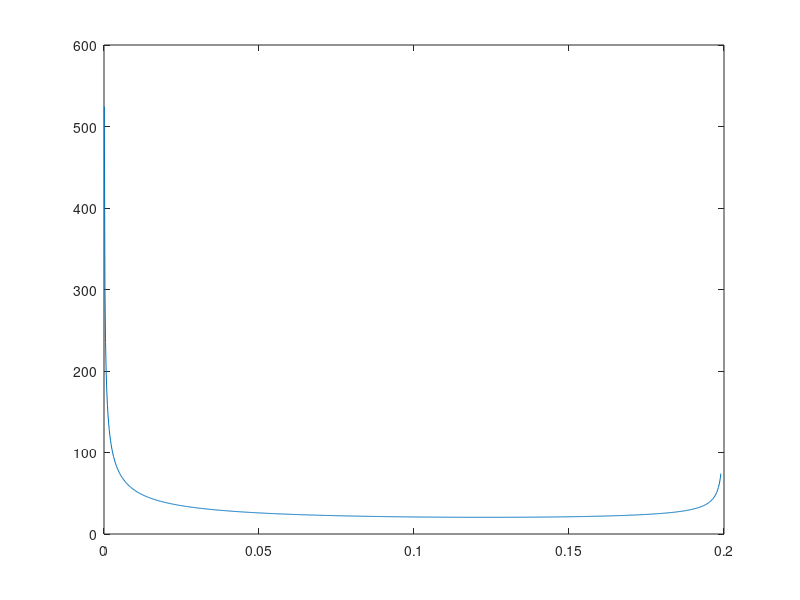
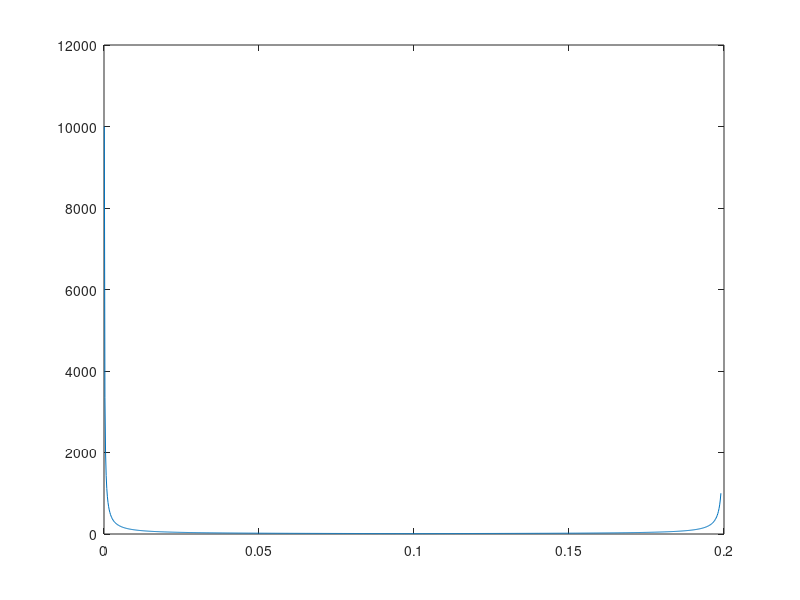
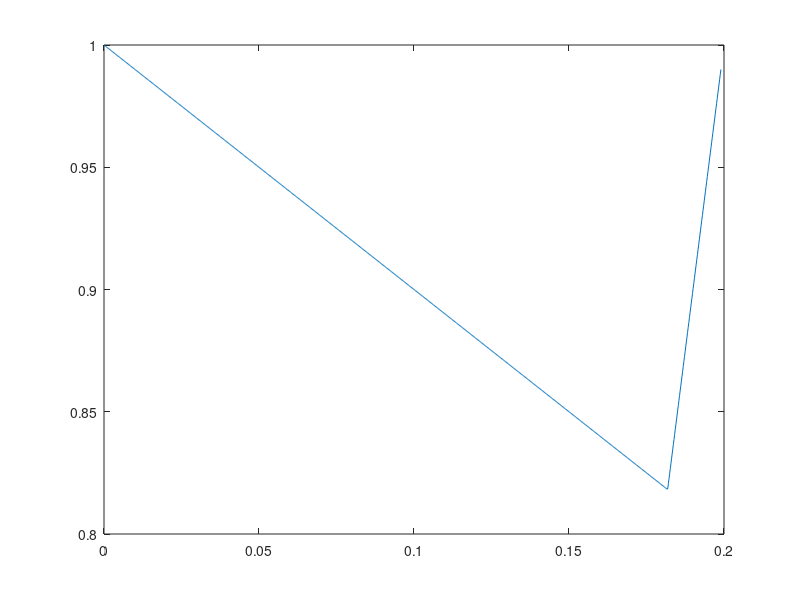

Recreate these plots in MATLAB, in order.
clear
clc
close all
%%
% eps=0.1;
lambda=1:10;
eps=linspace(0.0001,2/lambda(end)-0.001,1000);

for i=1:length(eps)
    A=diag(1-eps(i)*lambda);
    B=eye(length(lambda));
    C=diag(lambda);
    G=ss(A,B,C,0,1); 
    h2(i)=norm(G,2);
    hinf(i)=norm(G,inf);
    spec_rad(i)=max(abs(eig(A)));
end

[hinf_min,id_hinf]=min(hinf);
[h2_min,id_h2]=min(h2);
[spec_rad_min,id_spec_rad]=min(spec_rad);


eps_opt_h2=eps(id_hinf)
eps_opt_hinf=eps(id_h2)
eps_opt_spec_rad=eps(id_spec_rad)



figure()
plot(eps,h2)

figure()
plot(eps,hinf)

figure()
plot(eps,spec_rad)
